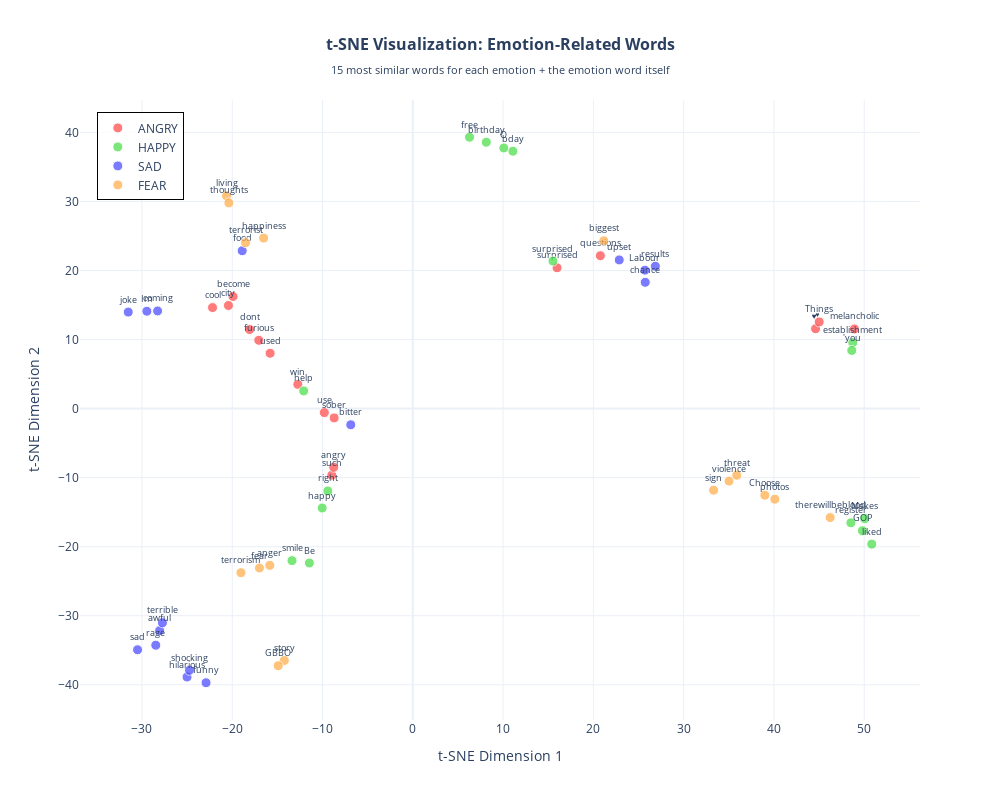

Here is the notebook cell this chart was saved with:
### Markdown cell above
Let's try for perplexity = n_neighbors = 2:

### Code cell
# Step 2: Apply t-SNE
print("t-SNE...")
tsne = TSNE(n_components=2, random_state=42, perplexity=2, max_iter=1000)
X_tsne = tsne.fit_transform(X)

# Step 3: Apply UMAP
print("UMAP...")
umap_reducer = umap.UMAP(n_components=2, random_state=42, n_neighbors=2, min_dist=0.1)
X_umap = umap_reducer.fit_transform(X)

# Step 4: Create visualizations using Plotly
print("CREATING VISUALIZATIONS \n")

# Create t-SNE plot
fig_tsne = go.Figure()

for emotion in emotions:
    mask = df['emotion'] == emotion
    fig_tsne.add_trace(go.Scatter(
        x=X_tsne[mask, 0],
        y=X_tsne[mask, 1],
        mode='markers+text',
        name=emotion.upper(),
        text=df[mask]['word'].values,
        textposition='top center',
        textfont=dict(size=9),
        marker=dict(
            size=10,
            color=color_map[emotion],
            opacity=0.7,
            line=dict(width=1, color='white')
        ),
        hovertemplate='<b>%{text}</b><br>Emotion: ' + emotion + '<extra></extra>'
    ))

fig_tsne.update_layout(
    title={
        'text': '<b>t-SNE Visualization: Emotion-Related Words</b><br><sub>15 most similar words for each emotion + the emotion word itself</sub>',
        'x': 0.5,
        'xanchor': 'center',
        'font': {'size': 16}
    },
    xaxis_title='t-SNE Dimension 1',
    yaxis_title='t-SNE Dimension 2',
    width=1000,
    height=800,
    hovermode='closest',
    template='plotly_white',
    showlegend=True,
    legend=dict(x=0.02, y=0.98, bgcolor='rgba(255,255,255,0.8)', bordercolor='black', borderwidth=1)
)

# Create UMAP plot
fig_umap = go.Figure()

for emotion in emotions:
    mask = df['emotion'] == emotion
    fig_umap.add_trace(go.Scatter(
        x=X_umap[mask, 0],
        y=X_umap[mask, 1],
        mode='markers+text',
        name=emotion.upper(),
        text=df[mask]['word'].values,
        textposition='top center',
        textfont=dict(size=9),
        marker=dict(
            size=10,
            color=color_map[emotion],
            opacity=0.7,
            line=dict(width=1, color='white')
        ),
        hovertemplate='<b>%{text}</b><br>Emotion: ' + emotion + '<extra></extra>'
    ))

fig_umap.update_layout(
    title={
        'text': '<b>UMAP Visualization: Emotion-Related Words</b><br><sub>15 most similar words for each emotion + the emotion word itself</sub>',
        'x': 0.5,
        'xanchor': 'center',
        'font': {'size': 16}
    },
    xaxis_title='UMAP Dimension 1',
    yaxis_title='UMAP Dimension 2',
    width=1000,
    height=800,
    hovermode='closest',
    template='plotly_white',
    showlegend=True,
    legend=dict(x=0.02, y=0.98, bgcolor='rgba(255,255,255,0.8)', bordercolor='black', borderwidth=1)
)

# Display both figures
fig_tsne.show()
fig_umap.show()

### Figure 1 — Plotly figure (JSON) as saved in the notebook; plotly's stock layout.template omitted (floating-point values rounded to 4 significant figures)
{"data": [{"hovertemplate": "<b>%{text}</b><br>Emotion: angry<extra></extra>", "marker": {"color": "#FF4444", "line": {"color": "white", "width": 1}, "opacity": 0.7, "size": 10}, "mode": "markers+text", "name": "ANGRY", "text": ["become", "used", "win", "melancholic", "💕", "surprised", "use", "cool", "furious", "sober", "questions", "such", "city", "Things", "dont", "angry"], "textfont": {"size": 9}, "textposition": "top center", "type": "scatter", "x": [-19.91, -15.81, -12.74, 48.91, 44.61, 15.98, -9.802, -22.18, -17.06, -8.714, 20.77, -8.972, -20.42, 45.01, -18.07, -8.762], "y": [16.23, 8.012, 3.51, 11.53, 11.57, 20.4, -0.5797, 14.63, 9.889, -1.347, 22.14, -9.643, 14.93, 12.56, 11.45, -8.494]}, {"hovertemplate": "<b>%{text}</b><br>Emotion: happy<extra></extra>", "marker": {"color": "#44DD44", "line": {"color": "white", "width": 1}, "opacity": 0.7, "size": 10}, "mode": "markers+text", "name": "HAPPY", "text": ["free", "help", "bday", "establishment", "surprised", "Makes", "register", "O", "Be", "birthday", "'you", "smile", "liked", "right", "GOP", "happy"], "textfont": {"size": 9}, "textposition": "top center", "type": "scatter", "x": [6.282, -12.09, 11.08, 48.73, 15.52, 50.06, 48.52, 10.08, -11.46, 8.138, 48.62, -13.38, 50.83, -9.413, 49.8, -10.04], "y": [39.3, 2.562, 37.28, 9.555, 21.37, -15.94, -16.54, 37.75, -22.37, 38.58, 8.426, -22.02, -19.63, -11.93, -17.69, -14.4]}, {"hovertemplate": "<b>%{text}</b><br>Emotion: sad<extra></extra>", "marker": {"color": "#4444FF", "line": {"color": "white", "width": 1}, "opacity": 0.7, "size": 10}, "mode": "markers+text", "name": "SAD", "text": ["joke", "hilarious", "rage", "awful", "funny", "Im", "bitter", "chance", "shocking", "coming", "results", "terrible", "Labour", "upset", "food", "sad"], "textfont": {"size": 9}, "textposition": "top center", "type": "scatter", "x": [-31.52, -25.01, -28.47, -28.04, -22.9, -29.46, -6.872, 25.74, -24.74, -28.27, 26.86, -27.73, 25.71, 22.86, -18.9, -30.49], "y": [13.98, -38.88, -34.27, -32.16, -39.71, 14.1, -2.343, 18.29, -37.9, 14.14, 20.62, -31.02, 20.05, 21.53, 22.86, -34.93]}, {"hovertemplate": "<b>%{text}</b><br>Emotion: fear<extra></extra>", "marker": {"color": "#FFAA44", "line": {"color": "white", "width": 1}, "opacity": 0.7, "size": 10}, "mode": "markers+text", "name": "FEAR", "text": ["anger", "living", "thoughts", "Choose", "terrorist", "biggest", "violence", "story", "terrorism", "GBBO", "photos", "happiness", "therewillbeblood", "threat", "sign", "fear"], "textfont": {"size": 9}, "textposition": "top center", "type": "scatter", "x": [-15.84, -20.64, -20.38, 38.99, -18.52, 21.15, 35.02, -14.23, -19.04, -14.91, 40.1, -16.52, 46.23, 35.88, 33.31, -16.99], "y": [-22.7, 30.8, 29.79, -12.55, 24.03, 24.3, -10.5, -36.49, -23.77, -37.24, -13.12, 24.7, -15.79, -9.655, -11.82, -23.09]}], "layout": {"height": 800, "hovermode": "closest", "legend": {"bgcolor": "rgba(255,255,255,0.8)", "bordercolor": "black", "borderwidth": 1, "x": 0.02, "y": 0.98}, "showlegend": true, "title": {"font": {"size": 16}, "text": "<b>t-SNE Visualization: Emotion-Related Words</b><br><sub>15 most similar words for each emotion + the emotion word itself</sub>", "x": 0.5, "xanchor": "center"}, "width": 1000, "xaxis": {"title": {"text": "t-SNE Dimension 1"}}, "yaxis": {"title": {"text": "t-SNE Dimension 2"}}}}
